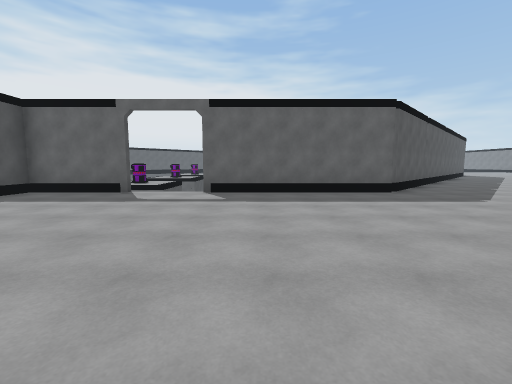
View 1 (above)

17 first-person views from a walk through a Unity game level. The camera is 1.5 m above the floor, tilts 6° down and sees 90° across. The floor is counted in squares, 2 m on a side. Each view is taken from the middle of a square. On the plan, view 1 faces up. The plan holds only what a view shows up to about 9 squares ahead; the rest is blank. The place goes on beyond the plan. The player character is not drawn.

View 2
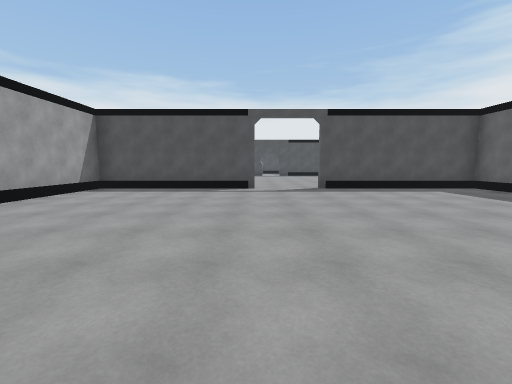

View 3
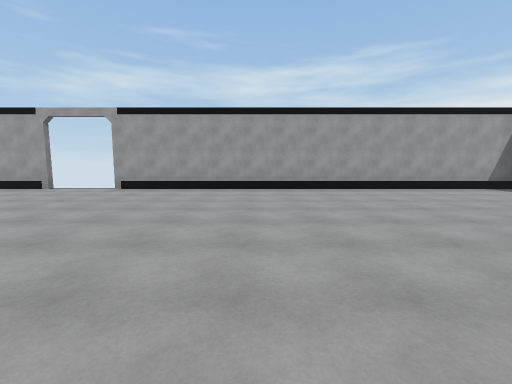

View 4
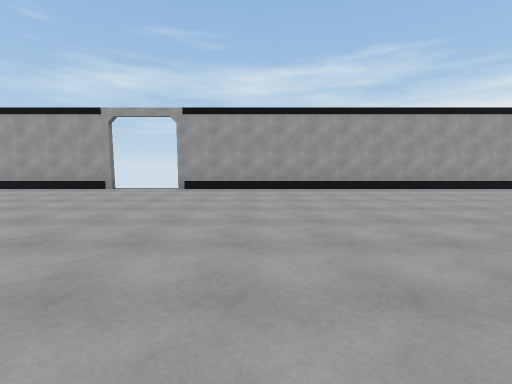

View 5
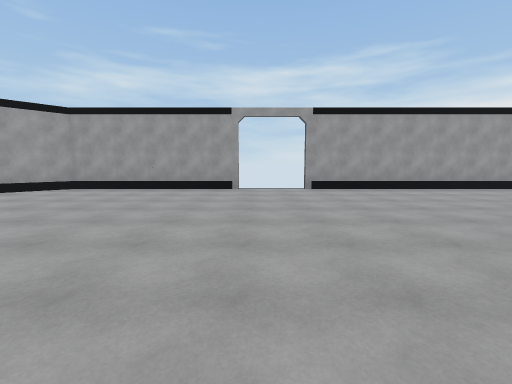

View 6
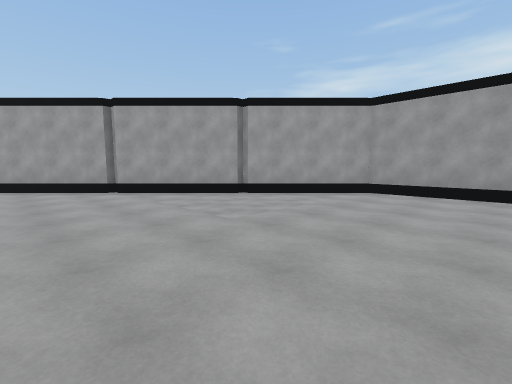

View 7
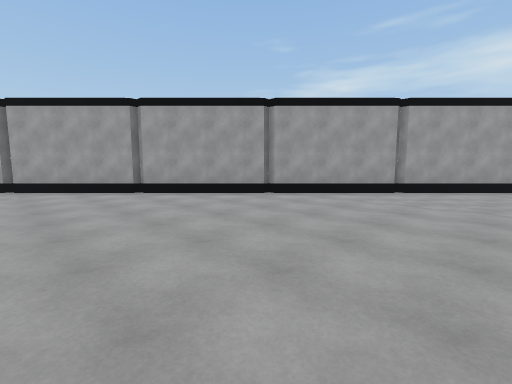

View 8
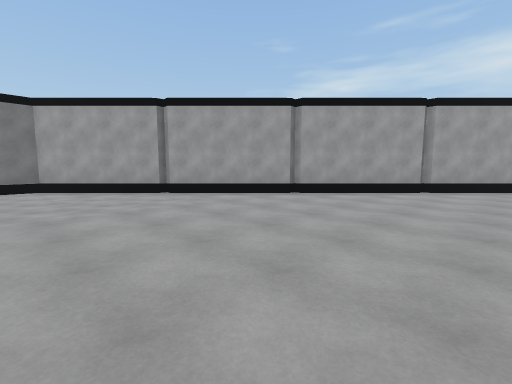

View 9
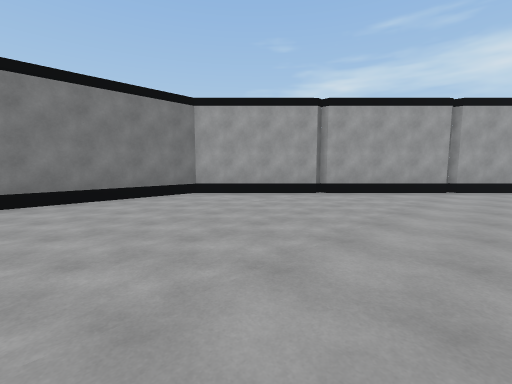

View 10
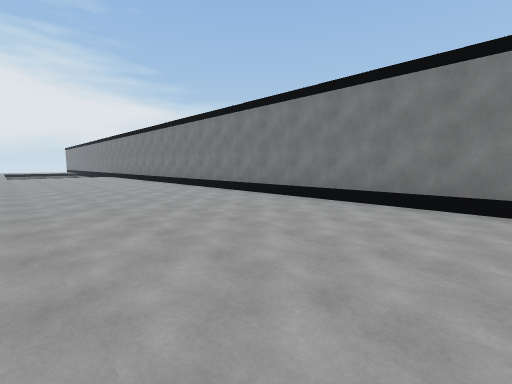

View 11
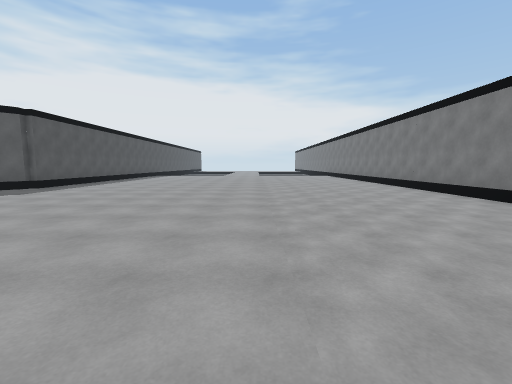

View 12
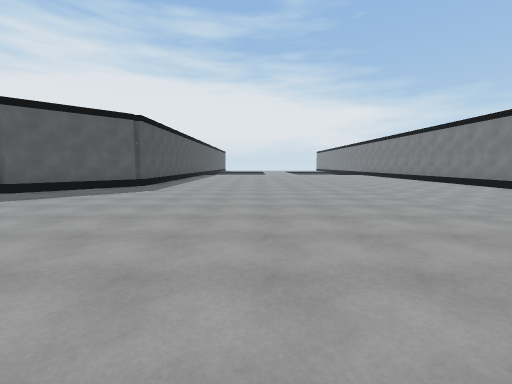

View 13
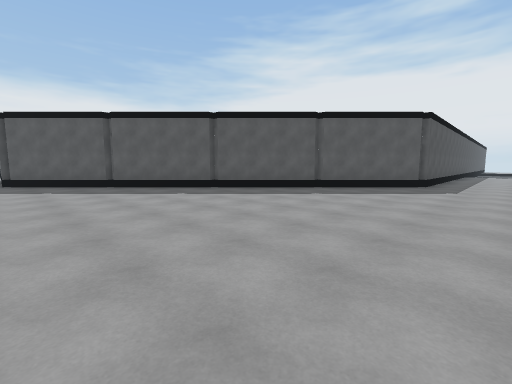

View 14
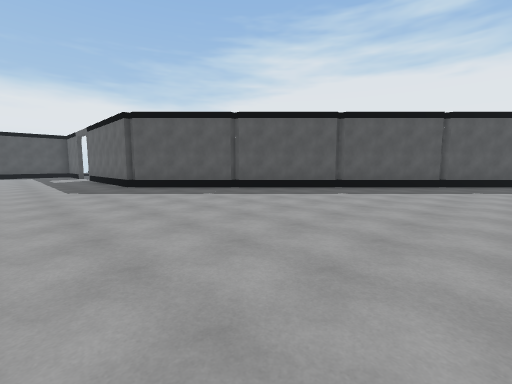

View 15
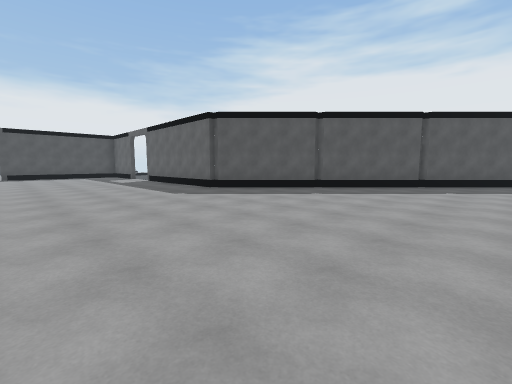

View 16
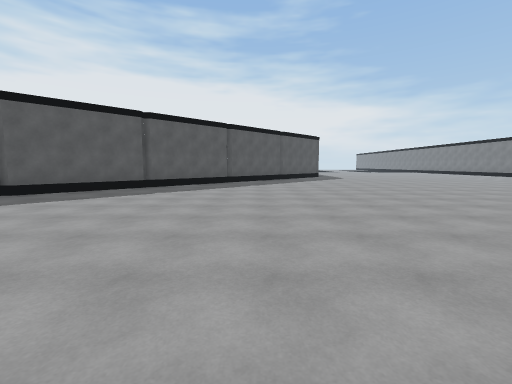

View 17
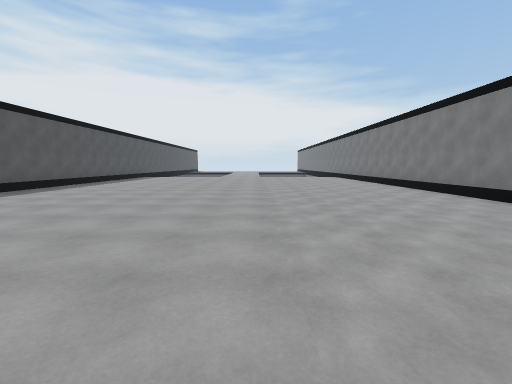

### Floor plan
Points are (right, up) in squares from view 1. A wall is a line through its corners. A room is listed if a view was taken in it or the views show most of it. See-through windows are left out.
Room 1 (views 1, 2, 3, 4, 5, 6, 7, 8, 9, 10, 11, 12, 13, 14, 15, 16, 17)
walls: (3.9, 7) (-1.5, 7); (8.5, -5) (13.7, -5) (26, 7.3) (26, 20.1); (14, 20.1) (14, 17.3) (3.9, 7.2); (-3.5, 7) (-6.2, 7) (-6.2, 2); (-6.2, 0) (-6.2, -5) (6.5, -5)
ways out: opening at (-7, 1)

Where each view was taken, in squares from view 1:
view 1: 0 up, 0 right, facing up
view 2: 0 up, 2 right, facing left
view 3: 3 up, 2 right, facing down
view 4: 3 up, 4 right, facing down
view 5: 3 up, 8 right, facing down
view 6: 2 up, 11 right, facing down-right
view 7: 5 up, 14 right, facing down-right
view 8: 8 up, 17 right, facing down-right
view 9: 11 up, 20 right, facing down-right
view 10: 9 up, 21 right, facing up-right
view 11: 9 up, 21 right, facing up
view 12: 8 up, 18 right, facing up
view 13: 7 up, 16 right, facing up-left
view 14: 4 up, 13 right, facing up-left
view 15: 2 up, 11 right, facing up-left
view 16: 1 up, 10 right, facing up
view 17: 11 up, 21 right, facing up
